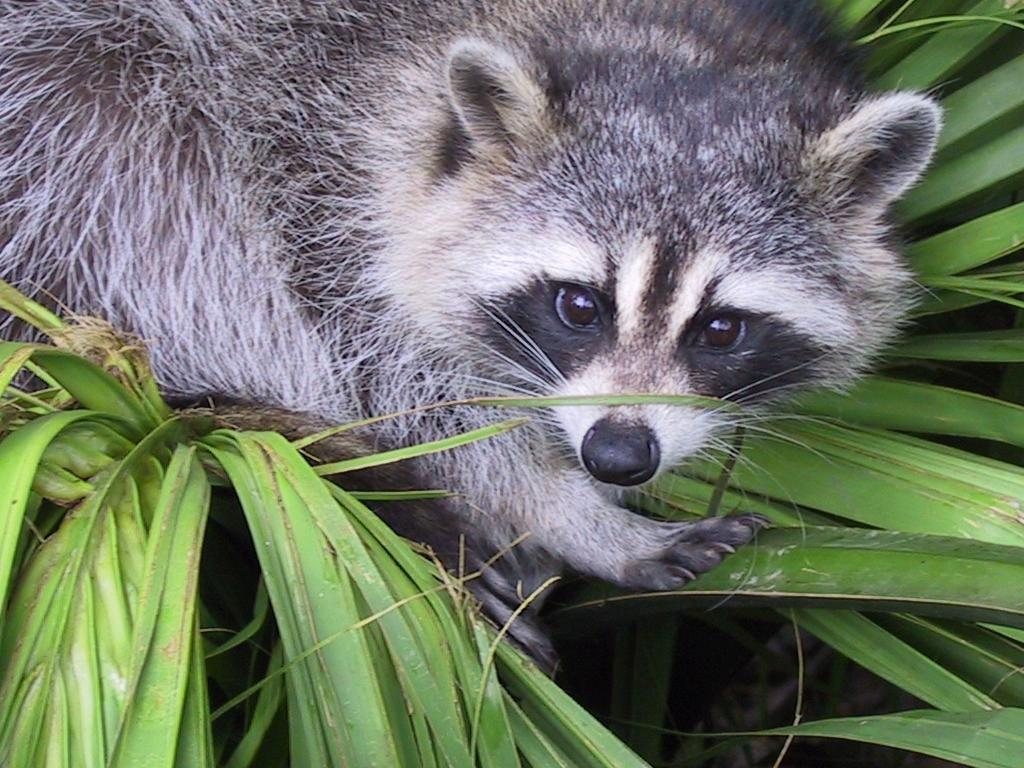
#> input picture Day02/ex04/animal.jpeg, 1024 x 768 px
$ python rotate.py
#> lines starting #> are read from the running program, lines starting #| are printed output that depends on the picture
### Day02/ex04/load_image.py
import numpy as np
from PIL import Image

def mode_to_channels(mode: str) -> int:
    """
    Accepts an image mode and returns the number of channels.
    """
    if mode == "1" or mode == "L":
        return 1
    elif mode == "RGB" or mode == "YCbCr" or mode == "LAB" or mode == "HSV":
        return 3
    elif mode == "RGBA" or mode == "CMYK":
        return 4
    else:
        return 0

def ft_load(path: str):
    """
     loads an image, prints its format, and its pixels
    content in RGB format.
    """
#> called with path = './animal.jpeg'
    image = Image.open(path)
#> image is the input picture: PIL image 1024x768 RGB; mean R, G, B 110.7, 117.7, 102.1
    image_shape = (image.size[1], image.size[0], mode_to_channels(image.mode))
#> image_shape = (768, 1024, 3)
    return image


# [8 lines left out: function main, not called in this run]


# [2 lines that do not run on import are left out]

### Day02/ex04/rotate.py
from load_image import ft_load
from PIL import Image, ImageDraw, ImageFont
import numpy as np


def add_scale_and_size(image):
    """
    Adds scale and size text to the bottom left corner of the image.
    """
    font_size = 12
    font_color = (0, 0, 0)
    font = ImageFont.truetype("arial.ttf", font_size)
    draw = ImageDraw.Draw(image)
    scale_length = 50
    for i in range(50, image.width - 50, scale_length):
        draw.line([(i, image.height - 50), (i, image.height - 40)], fill=font_color)
        draw.text((i, image.height - 25), str(i - 50), font=font, fill=font_color)
    for i in range(50, image.height - 50, scale_length):
        draw.line([(40, i), (50, i)], fill=font_color)
        draw.text((15, i), str(i - 50), font=font, fill=font_color)
    image.show()

def rotate(image: Image.Image, x: int, y: int, size: int):
    """
    Accepts an image and a zoom factor.
    Returns a new image that is zoomed by the factor.
    """
#> called with x = 450, y = 100, size = 400
    sliced_image = image.crop((x, y, x + size, y + size))
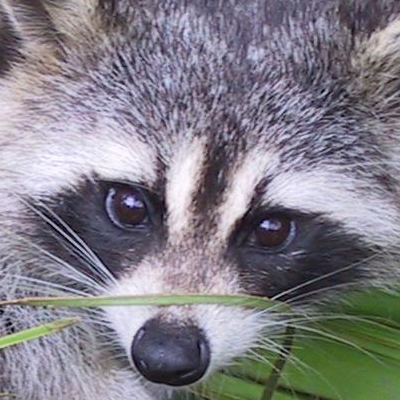
#> sliced_image: PIL image 400x400 RGB; mean R, G, B 129.9, 127, 135.2
    sliced_image = sliced_image.convert('L')
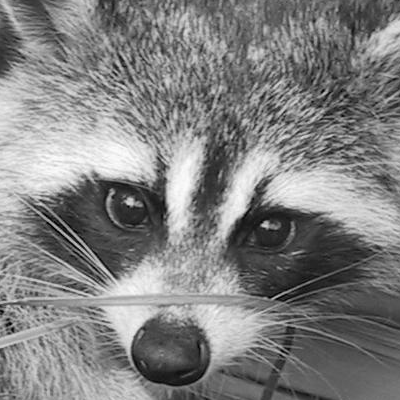
#> sliced_image: PIL image 400x400 L; min 0, max 253, mean 128.8
    print(f"The shape of image is: (400, 400, 1) or (400, 400)")
    all_pixels = []
    for pixel in sliced_image.getdata():
        temp = []
        temp.append(pixel)
        all_pixels.append(temp)
#> this loop made 160000 passes
#> pixel on passes 1 to 3: 163, 176, 188
#> after the loop, all_pixels = 160000 items
    array = np.array(all_pixels)
    print(array)
#> (printed output is left out)
    sliced_image.show()
    rotated_image = Image.new("L", (400, 400))
#> rotated_image: PIL image 400x400 L; every value is 0
    rotated_image.show()
    for i in range(400):
        for j in range(400):
            pixel_data = sliced_image.getpixel((i, j))
            rotated_image.putpixel((j, (399 - i)), pixel_data)
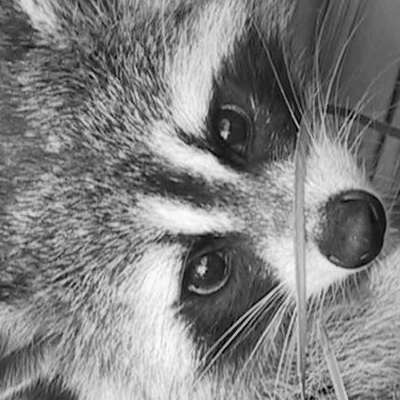
#> rotated_image: PIL image 400x400 L; min 0, max 253, mean 128.8
    rotated_image.show()
    all_pixels = []
    print(f"New shape after Transpose: (400, 400)")
    for pixel in rotated_image.getdata():
        temp = []
        temp.append(pixel)
        all_pixels.append(temp)
#> this loop made 160000 passes
#> pixel on passes 1 to 3: 68, 84, 90
    array = np.array(all_pixels)
    print(array)
#> (printed output is left out)
    new_width = 500
    new_height = 500
    extended_image = Image.new("RGB", (new_width, new_height), color=(255, 255, 255))
#> extended_image: PIL image 500x500 RGB; every value is 255
    extended_image.paste(rotated_image, (50, 50))
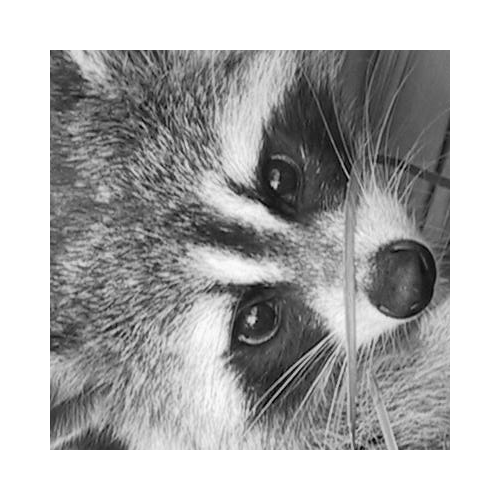
#> extended_image: PIL image 500x500 RGB; min 0, max 255, mean 174.2
    add_scale_and_size(extended_image)
#> in add_scale_and_size, `image.show()`:
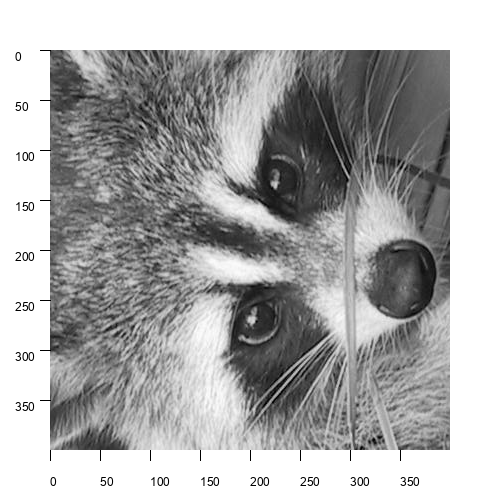
#> shown: PIL image 500x500 RGB; min 0, max 255, mean 173.2

def main():
    """
    Handles error cases and and run ft_load and zoom.
    """
    try:
        old_image = ft_load("./animal.jpeg")
        old_image.show()
        rotate(old_image, 450 ,100 , 400)
    except Exception as e:
        print(e)


if __name__ == "__main__":
    main()
